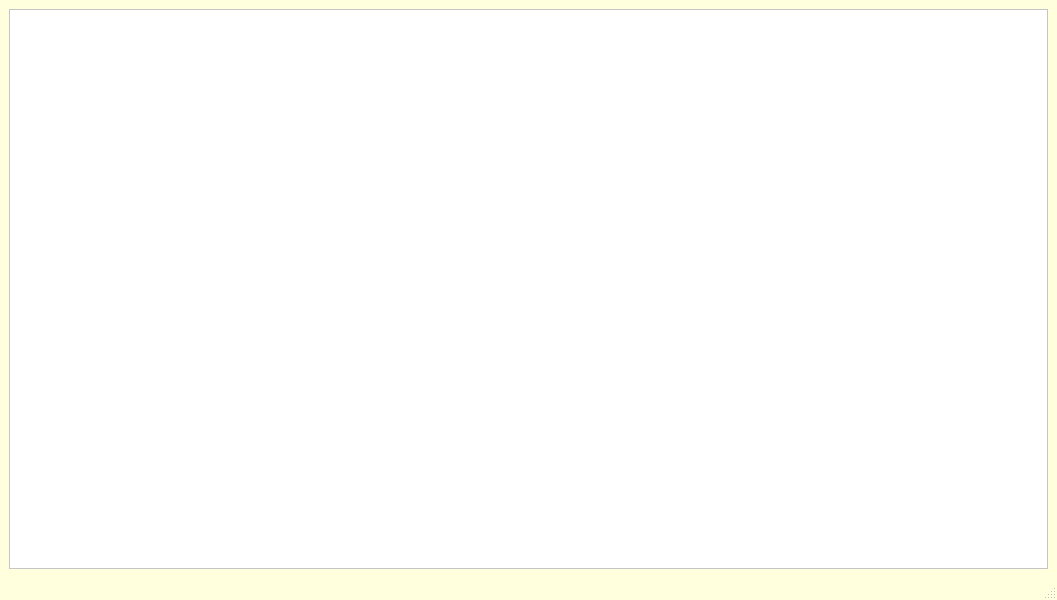
<?xml version="1.0" encoding="UTF-8"?>
<ui version="4.0">
 <class>MainWindow</class>
 <widget class="QMainWindow" name="MainWindow">
  <property name="geometry">
   <rect>
    <x>0</x>
    <y>0</y>
    <width>1057</width>
    <height>600</height>
   </rect>
  </property>
  <property name="windowTitle">
   <string>MainWindow</string>
  </property>
  <property name="styleSheet">
   <string notr="true">QMainWindow {
	background-color: rgb(255, 255, 221);
}

QPushButton {
    background-color: rgb(230, 230, 230);
    border: 1px solid gray;
    border-radius: 4px;
    padding: 3px;
}

QPushButton:hover {
    background-color: rgb(200, 230, 255);
}

QTableView {
    background-color: white;
    gridline-color: black;
    alternate-background-color: rgb(240, 240, 240);
}

QLabel {
    color: black;
}
</string>
  </property>
  <widget class="QWidget" name="centralwidget">
   <layout class="QHBoxLayout" name="horizontalLayout">
    <item>
     <widget class="QTableWidget" name="tableWidget"/>
    </item>
   </layout>
  </widget>
  <widget class="QMenuBar" name="menubar">
   <property name="geometry">
    <rect>
     <x>0</x>
     <y>0</y>
     <width>1057</width>
     <height>30</height>
    </rect>
   </property>
  </widget>
  <widget class="QStatusBar" name="statusbar"/>
 </widget>
 <resources/>
 <connections/>
</ui>
